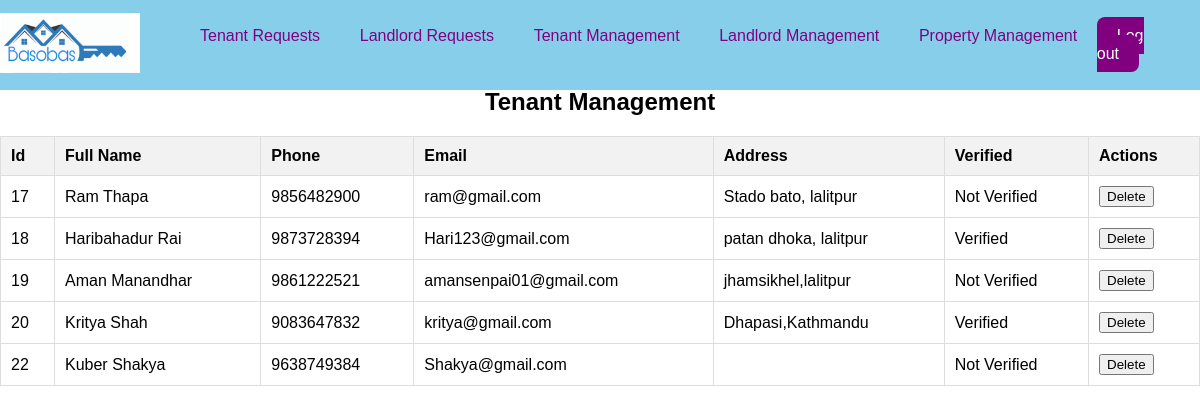
Screenshot of /admin.tenantmgmt.php with the database file from the repository.
### tables this page shows
CREATE TABLE `tenant` (
  `tid` int(11) NOT NULL,
  `tname` varchar(50) NOT NULL,
  `tlastname` varchar(255) NOT NULL,
  `tpassword` varchar(255) DEFAULT NULL,
  `temail` varchar(50) NOT NULL,
  `tphone` bigint(20) NOT NULL,
  `taddress` varchar(255) NOT NULL,
  `verified` tinyint(1) NOT NULL DEFAULT 0,
  `request` tinyint(1) NOT NULL DEFAULT 0,
  `tdocument` varchar(255) NOT NULL,
  `message` tinyint(1) NOT NULL DEFAULT 0
);

### Database.php (called while the page is built, shortened)
<?php
    class Database
{
    private static $host = "localhost";
    private static $user = "root";
    private static $pass = "";
    private static $db = "basobas";
    public $con = null;
    public function __construct()
    {
        $this->con = mysqli_connect(self::$host, self::$user, self::$pass, self::$db);
    }
    public function getConnection()
    {
        if ($this->con != null) {
            return $this->con;
        }
        return null;
    }
}
?>

### crud.php (called while the page is built, shortened)
<?php
require "database.php";
class Crud{
    public $con = null;
    public function __construct(){
        $db = new Database();
        $this->con = $db->getConnection();
    }
public function selectNoCondition($table){
   $select = "select * from ".$table;
    $query = mysqli_query($this->con,$select);
    return $query;
}
}

### admin.tenantmgmt.php (the view, shortened to what this page needs)
<?php
require "crud.php";
$crud = new Crud();
?>
<!DOCTYPE html>
<html>
<head>
  <link rel="stylesheet" href="">
</head>
<body>
<header>
    <a href="#" class="logo"><img src="logo.png" alt=""></a>
    <ul class="navbar">
    <li><a href="admin.tenantreq.php">Tenant Requests</a></li>
      <li><a href="admin.landlordreq.php">Landlord Requests</a></li>
      <li><a href="admin.tenantmgmt.php">Tenant Management</a></li>
      <li><a href="admin.view.php">Landlord Management</a></li>
      <li><a href="admin.property.php">Property Management</a></li>
        </ul>
    <div class="header-btn">
      <a href="logout.php" class="log-in">Log out</a>
    </div>
  </header>
    <h1>Welcome, <?php echo $_SESSION["aname"];?></h1>
  <div class="rental-list">
    <h2>Tenant Management</h2>
    <table id="rentalTable">
      <thead>
        <tr>
          <th>Id</th>
          <th>Full Name</th>
          <th>Phone</th>
          <th>Email</th>
          <th>Address</th>
          <th>Verified</th>
          <th>Actions</th>
        </tr>
      </thead>
      <tbody id="rentalTableBody">
        <?php
         $table = "tenant";
         $select = $crud->selectNoCondition($table);
         while ($row = mysqli_fetch_assoc($select)) {
           $id = $row["tid"];
           $firstName = $row["tname"];
           $lastName = $row["tlastname"];
           $Phone = $row["tphone"];
           $Email = $row["temail"];
           $Address = $row["taddress"];
           $verified = $row["verified"];
         ?>
           <tr>
             <td><?php echo $id; ?></td>
             <td><?php echo $firstName." ". $lastName ?></td>
             <td><?php echo $Phone ?></td>
             <td><?php echo $Email ?></td>
             <td><?php echo $Address ?></td>
             <td><?php if($verified ==1) {echo "Verified";} else{echo "Not Verified";}?></td>
             <td><a href="delete.php?table=<?php
              echo $table; ?>&key=tid&value=<?php echo $id; ?>&action=delete"><button>
                Delete
              </button></a></td>
           </tr>
         <?php } ?>
      </tbody>
    </table>
  </div>
</body>
</html>

### admin.tenantmgmt.php (style rules this page uses)
#rentalTable { width: 100%; border-collapse: collapse; }
#rentalTable th { background-color: yellow; padding: 8px; text-align: left; border-bottom: 1px solid #ddd; }
#rentalTable td { padding: 8px; text-align: left; border-bottom: 1px solid #ddd; }
body { font-family: Arial, sans-serif; margin: 0; padding: 0; }
.rental-list { margin-top: 30px; }
.rental-list h2 { text-align: center; }
#rentalTable { width: 100%; border-collapse: collapse; margin-top: 20px; }
#rentalTable th, #rentalTable td { padding: 10px; border: 1px solid #ddd; text-align: left; }
#rentalTable th { background-color: #f2f2f2; }
header { position: fixed; width: 100%; top: 0; right: 0; z-index: 1000; display: flex; align-items: center; justify-content: space-between; background: skyblue; padding: 0.3125rem 10px; height: 80px; }
.logo>img { width: 150px; height: 60px; }
.navbar { display: flex; list-style: none; }
.navbar li { position: relative; }
.navbar a { font-size: 1rem; padding: 0.625rem 20px; color: purple; font-weight: 500; text-decoration: none; }
.navbar a::after { content: ''; width: 0; height: 3px; background: purple; position: absolute; bottom: -4px; left: 0; transition: 0.5s; }
.header-btn a { padding: 10px 20px; color: purple; font-weight: 500; text-decoration: none; }
.header-btn .log-in { background:purple; color: white; border-radius: 0.5rem; }

### rows the page displays
tenant: tid "17", tname "Ram", tlastname "Thapa", tphone "9856482900", temail "ram@gmail.com", taddress "Stado bato, lalitpur", verified "Not Verified"
tenant: tid "18", tname "Haribahadur", tlastname "Rai", tphone "9873728394", temail "Hari123@gmail.com", taddress "patan dhoka, lalitpur", verified "Verified"
tenant: tid "19", tname "Aman", tlastname "Manandhar", tphone "9861222521", temail "amansenpai01@gmail.com", taddress "jhamsikhel,lalitpur", verified "Not Verified"
tenant: tid "20", tname "Kritya", tlastname "Shah", tphone "9083647832", temail "kritya@gmail.com", taddress "Dhapasi,Kathmandu", verified "Verified"
tenant: tid "22", tname "Kuber", tlastname "Shakya", tphone "9638749384", temail "Shakya@gmail.com", verified "Not Verified"
